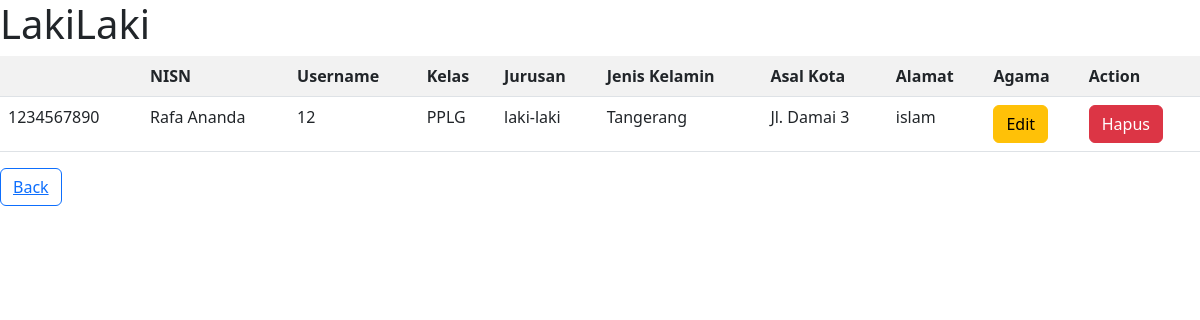
Screenshot of /belajarphp/login/jumlahlakilaki.php with the database file from the repository.
### tables this page shows
CREATE TABLE IF NOT EXISTS `users` (
  `id` int(11) NOT NULL AUTO_INCREMENT,
  `nisn` int(11) DEFAULT NULL,
  `username` varchar(255) DEFAULT NULL,
  `kelas` varchar(50) DEFAULT NULL,
  `jurusan` varchar(100) DEFAULT NULL,
  `jeniskelamin` varchar(59) DEFAULT NULL,
  `asalkota` varchar(255) DEFAULT NULL,
  `alamat` varchar(255) DEFAULT NULL,
  `agama` varchar(255) DEFAULT NULL,
  `gambarsiswa` varchar(255) NOT NULL,
  `izin` varchar(255) DEFAULT 'view',
  PRIMARY KEY (`id`),
  UNIQUE KEY `nisn` (`nisn`)
);

### belajarphp/login/jumlahlakilaki.php (the view, shortened to what this page needs)
<!DOCTYPE html>
<html lang="en">
<head>
    <link href="https://cdn.jsdelivr.net/npm/bootstrap@5.3.0/dist/css/bootstrap.min.css" rel="stylesheet">
</head>
<body>
    <h1>LakiLaki</h1>
    <div>
        <table class="table table-striped">
            <tr>
                <th>
                <th>NISN</th>
                <th>Username</th>
                <th>Kelas</th>
                <th>Jurusan</th>
                <th>Jenis Kelamin</th>
                <th>Asal Kota</th>
                <th>Alamat</th>
                <th>Agama</th>
                <th colspan="2">Action</th>
                </th>
            </tr>
            <?php
            include_once('../asset/koneksi.php');
            $ViweQuery = "SELECT * FROM users WHERE jeniskelamin = 'laki-laki'";
            $ViewResult = mysqli_query($conn, $ViweQuery);
            while($tampil = mysqli_fetch_array($ViewResult)){
                ?>
                <tr>
                <td><?php echo $tampil['nisn'] ?></td>
                <td><?php echo $tampil['username'] ?></td>
                <td><?php echo $tampil['kelas'] ?></td>
                <td><?php echo $tampil['jurusan'] ?></td>
                <td><?php echo $tampil['jeniskelamin'] ?></td>
                <td><?php echo $tampil['asalkota'] ?></td>
                <td><?php echo $tampil['alamat'] ?></td>
                <td><?php echo $tampil['agama'] ?></td>
                <td class="gap-1"><a class="btn btn-warning" href="../asset/edituser.php?id=<?php echo $tampil['id']; ?>">Edit</a></td>
                <td class="gap-1"><a class="btn btn-danger" href="?id=<?php echo $tampil['id'] ?>">Hapus</a></td>
                </tr>
           <?php }
            ?>
        </table>
    </div>
    <div class="btn btn-outline-primary">
        <a href="dashboard.php">Back</a>
    </div>
</body>
</html>

### rows the page displays
users: nisn "1234567890", username "Rafa Ananda", kelas "12", jurusan "PPLG", jeniskelamin "laki-laki", asalkota "Tangerang", alamat "Jl. Damai 3", agama "islam"
